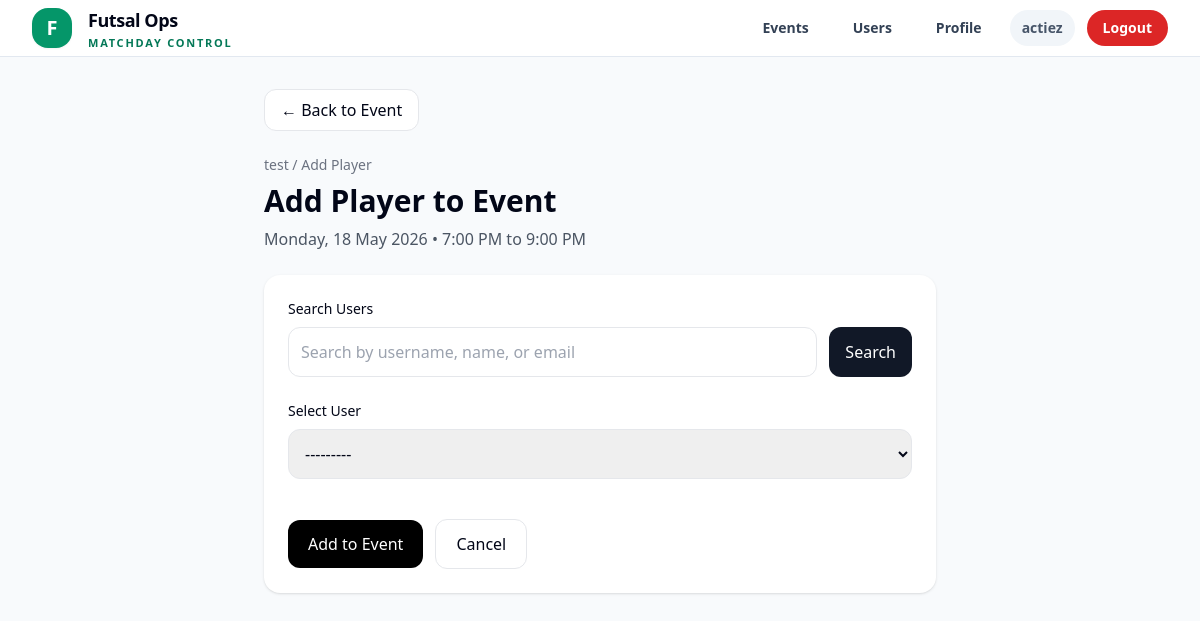
The page /registrations/events/11/add/ (signed in) on the database its author committed.
### accounts/models.py (models this page shows, shortened)
class User(AbstractUser):
    ROLE_USER = "user"
    ROLE_ADMIN = "admin"
    ROLE_SUPERADMIN = "superadmin"
    ROLE_CHOICES = [
        (ROLE_USER, "User"),
        (ROLE_ADMIN, "Admin"),
        (ROLE_SUPERADMIN, "Superadmin"),
    ]
    PLAYER_NEW = "new"
    PLAYER_REGULAR = "regular"
    PLAYER_CORE = "core"
    PLAYER_NAUGHTY = "naughty"
    PLAYER_TYPE_CHOICES = [
        (PLAYER_NEW, "New"),
        (PLAYER_REGULAR, "Regular"),
        (PLAYER_CORE, "Core"),
        (PLAYER_NAUGHTY, "Naughty"),
    ]
    role = models.CharField(max_length=20, choices=ROLE_CHOICES, default=ROLE_USER)
    player_type = models.CharField(max_length=20, choices=PLAYER_TYPE_CHOICES, default=PLAYER_NEW)
    mobile_number = models.CharField(max_length=30, blank=True)
    games_played_count = models.PositiveIntegerField(default=0)
    email_verified = models.BooleanField(default=False)
    admin_notes = models.TextField(blank=True, default="")
    def is_admin_level(self):
        return self.is_authenticated and (
            self.is_superuser or self.role in {self.ROLE_ADMIN, self.ROLE_SUPERADMIN}
        )

### events/models.py (models this page shows, shortened)
class Event(models.Model):
    STATUS_DRAFT = "draft"
    STATUS_OPEN = "open"
    STATUS_FINALIZED = "finalized"
    STATUS_COMPLETED = "completed"
    STATUS_CANCELLED = "cancelled"
    STATUS_CHOICES = [
        (STATUS_DRAFT, "Draft"),
        (STATUS_OPEN, "Open"),
        (STATUS_FINALIZED, "Finalized"),
        (STATUS_COMPLETED, "Completed"),
        (STATUS_CANCELLED, "Cancelled"),
    ]
    registration_token = models.UUIDField(
        default=uuid.uuid4,
        unique=True,
        editable=False,
    )
    event_code = models.CharField(
        max_length=20,
        unique=True,
        default=generate_event_code,
        editable=False,
    )
    title = models.CharField(max_length=255)
    start_datetime = models.DateTimeField()
    end_datetime = models.DateTimeField()
    location = models.CharField(max_length=255)
    amount_payable = models.DecimalField(max_digits=8, decimal_places=2)
    playing_slots = models.PositiveIntegerField(default=15)
    waiting_slots = models.PositiveIntegerField(default=5)
    backup_slots = models.PositiveIntegerField(default=3)
    is_private = models.BooleanField(
        default=False,
        help_text="Private events are hidden from the public event list but accessible by registration link.",
    )
    status = models.CharField(
        max_length=20,
        choices=STATUS_CHOICES,
        default=STATUS_DRAFT,
    )
    created_by = models.ForeignKey(
        settings.AUTH_USER_MODEL,
        on_delete=models.SET_NULL,
        null=True,
        related_name="created_events",
    )
    created_at = models.DateTimeField(auto_now_add=True)
    updated_at = models.DateTimeField(auto_now=True)
    class Meta:
        ordering = ["start_datetime"]
    @property
    def weekday_display(self):
        local_start = timezone.localtime(self.start_datetime)
        return local_start.strftime("%A")
    @property
    def date_display(self):
        local_start = timezone.localtime(self.start_datetime)
        return local_start.strftime("%d %B %Y")
    @property
    def time_range_display(self):
        local_start = timezone.localtime(self.start_datetime)
        local_end = timezone.localtime(self.end_datetime)
        start = local_start.strftime("%I:%M %p").lstrip("0")
        end = local_end.strftime("%I:%M %p").lstrip("0")
        return f"{start} to {end}"

### registrations/views.py (the view, shortened to what this page needs)
# urls.py: path("events/<int:event_id>/add/", EventRegistrationCreateView.as_view(), name="registration_add"),
class EventRegistrationCreateView(AdminRequiredMixin, View):
    template_name = "registrations/add.html"
    def get_filtered_users(self, event, search_query):
        registered_user_ids = event.registrations.values_list("user_id", flat=True)
        users = User.objects.exclude(id__in=registered_user_ids)
        return users.order_by("first_name", "last_name", "username")
    def get(self, request, event_id):
        event = get_object_or_404(Event, pk=event_id)
        search_query = request.GET.get("q", "").strip()
        form = EventRegistrationAdminForm()
        form.fields["user"].queryset = self.get_filtered_users(event, search_query)
        return render(
            request,
            self.template_name,
            {
                "form": form,
                "event": event,
                "search_query": search_query,
            },
        )

### registrations/forms.py
class EventRegistrationAdminForm(forms.Form):
    user = forms.ModelChoiceField(
        queryset=User.objects.all().order_by("first_name", "last_name", "username"),
        widget=forms.Select(attrs={"class": "w-full rounded-xl border p-3"})
    )

### core/mixins.py (called while the page is built)
    def dispatch(self, request, *args, **kwargs):
        if not request.user.is_authenticated:
            return redirect("login")
        if not request.user.is_admin_level():
            return redirect("player_home")
        return super().dispatch(request, *args, **kwargs)

### templates/registrations/add.html (shortened to what this page needs)
{% extends "base.html" %}
{% block content %}
<div class="max-w-2xl mx-auto">
    <div class="mb-6">
        <a href="{% url 'event_detail' event.pk %}" class="inline-flex items-center px-4 py-2 rounded-xl border bg-white hover:bg-gray-50">
            ← Back to Event
        </a>
    </div>
    <div class="mb-6">
        <div class="text-sm text-gray-500 mb-2">
            <a href="{% url 'event_detail' event.pk %}" class="hover:underline">{{ event.title }}</a> / Add Player
        </div>
        <h1 class="text-3xl font-bold">Add Player to Event</h1>
        <p class="text-gray-600 mt-2">
            {{ event.weekday_display }}, {{ event.date_display }} • {{ event.time_range_display }}
        </p>
    </div>
    <div class="bg-white rounded-2xl shadow p-6">
        <form method="get" class="mb-6">
            <label class="block text-sm font-medium mb-2">Search Users</label>
            <div class="flex gap-3">
                <input
                    type="text"
                    name="q"
                    value="{{ search_query }}"
                    placeholder="Search by username, name, or email"
                    class="w-full rounded-xl border p-3"
                >
                <button type="submit" class="px-4 py-3 rounded-xl bg-gray-900 text-white">
                    Search
                </button>
            </div>
        </form>
        <form method="post" class="space-y-6">
            <div>
                <label class="block text-sm font-medium mb-2">Select User</label>
                {{ form.user }}
            </div>
            <div class="flex items-center gap-3 pt-4">
                <button type="submit" class="bg-black text-white px-5 py-3 rounded-xl">
                    Add to Event
                </button>
                <a href="{% url 'event_detail' event.pk %}" class="px-5 py-3 rounded-xl border">
                    Cancel
                </a>
            </div>
        </form>
    </div>
</div>
{% endblock %}

### templates/base.html (shortened to what this page needs)
<!DOCTYPE html>
<html>
<head>
    <script src="https://cdn.tailwindcss.com"></script>
</head>
<body class="min-h-screen bg-slate-50 text-slate-950">
    <header class="sticky top-0 z-40 border-b border-slate-200 bg-white/95 backdrop-blur">
        <div class="max-w-7xl mx-auto px-4 sm:px-6 lg:px-8">
            <div class="h-14 flex items-center justify-between gap-6">
                <a href="/" class="flex items-center gap-4">
    			<div class="h-10 w-10 rounded-2xl bg-emerald-600 text-white flex items-center justify-center text-xl font-black shadow-sm">
        		   F
    			</div>
   			 <div class="leading-tight">
        			<div class="text-lg font-black tracking-tight text-slate-950">
            			   Futsal Ops
        			</div>
        			<div class="text-[11px] uppercase tracking-[0.16em] text-emerald-700 font-bold mt-0.5">
            		 	   Matchday Control
        			</div>
    			</div>
		</a>
                <div class="flex items-center gap-2 sm:gap-3">
                    {% if request.user.is_authenticated %}
                        {% if request.user.is_admin_level %}
                            <a href="{% url 'event_list' %}"
                               class="hidden sm:inline-flex items-center px-4 py-2 rounded-full text-sm font-semibold text-slate-700 hover:bg-emerald-50 hover:text-emerald-700">
                                Events
                            </a>
                            <a href="{% url 'user_list' %}"
                               class="hidden sm:inline-flex items-center px-4 py-2 rounded-full text-sm font-semibold text-slate-700 hover:bg-emerald-50 hover:text-emerald-700">
                                Users
                            </a>
                        {% endif %}
                        <a href="{% url 'profile' %}"
                           class="inline-flex items-center px-4 py-2 rounded-full text-sm font-semibold text-slate-700 hover:bg-emerald-50 hover:text-emerald-700">
                            Profile
                        </a>
                        <div class="hidden md:inline-flex items-center px-3 py-2 rounded-full bg-slate-100 text-sm font-semibold text-slate-600">
                            {{ request.user.username }}
                        </div>
                        <form method="post" action="/logout/">
                            <button type="submit"
                                class="inline-flex items-center px-4 py-2 rounded-full text-sm font-semibold bg-red-600 text-white hover:bg-red-700">
                                Logout
                            </button>
                        </form>
                    {% else %}
                        <a href="/login/"
                           class="inline-flex items-center px-5 py-2.5 rounded-full text-sm font-semibold bg-emerald-600 text-white hover:bg-emerald-700">
                            Login
                        </a>
                    {% endif %}
                </div>
            </div>
        </div>
    </header>
    <main class="max-w-7xl mx-auto px-4 sm:px-6 lg:px-8 py-8">
        {% block content %}{% endblock %}
    </main>
</body>
</html>

### rows shown on the page
User: user.username "actiez"
Event: title "test", weekday_display "Monday", date_display "18 May 2026", time_range_display "7:00 PM to 9:00 PM"
